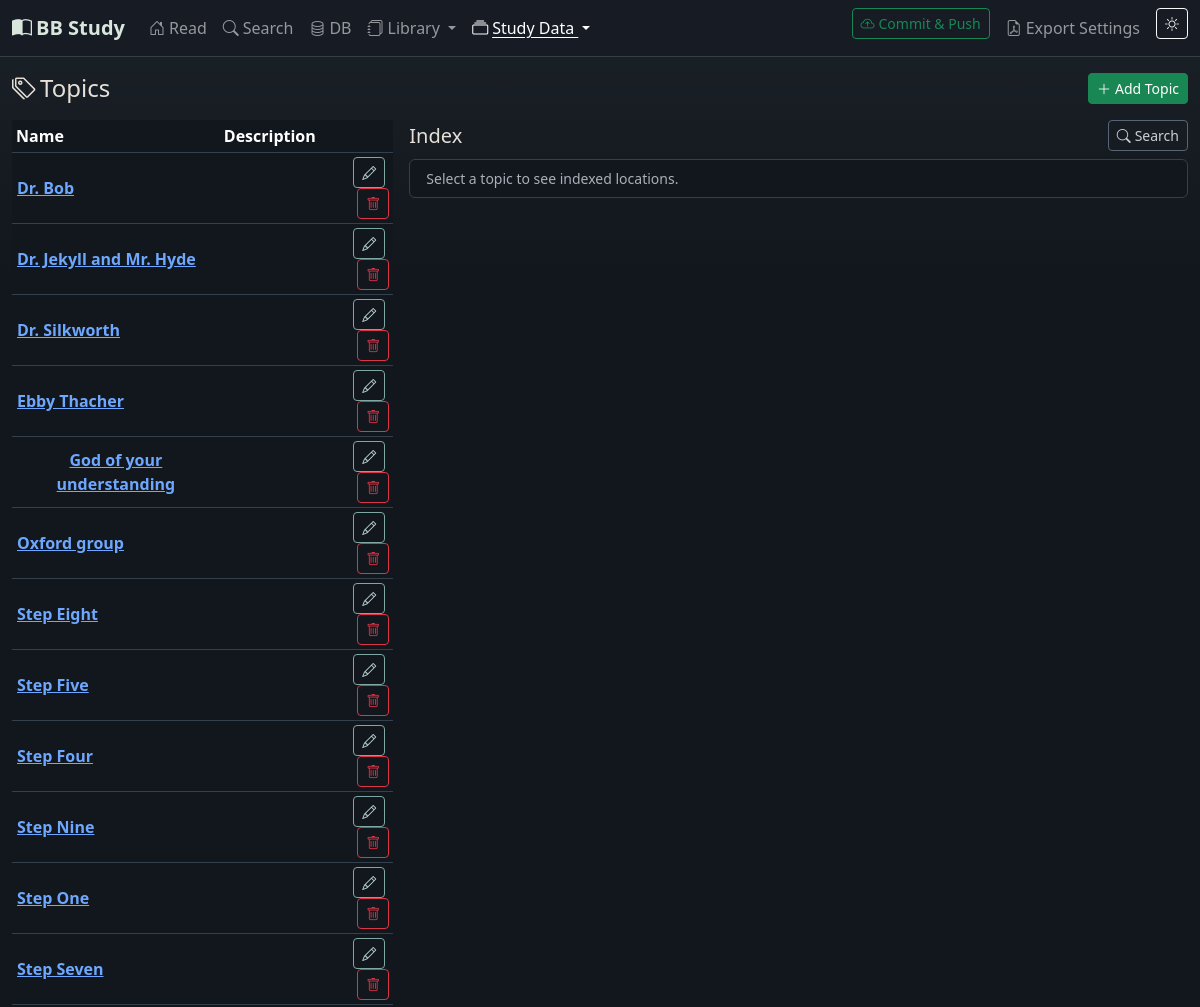
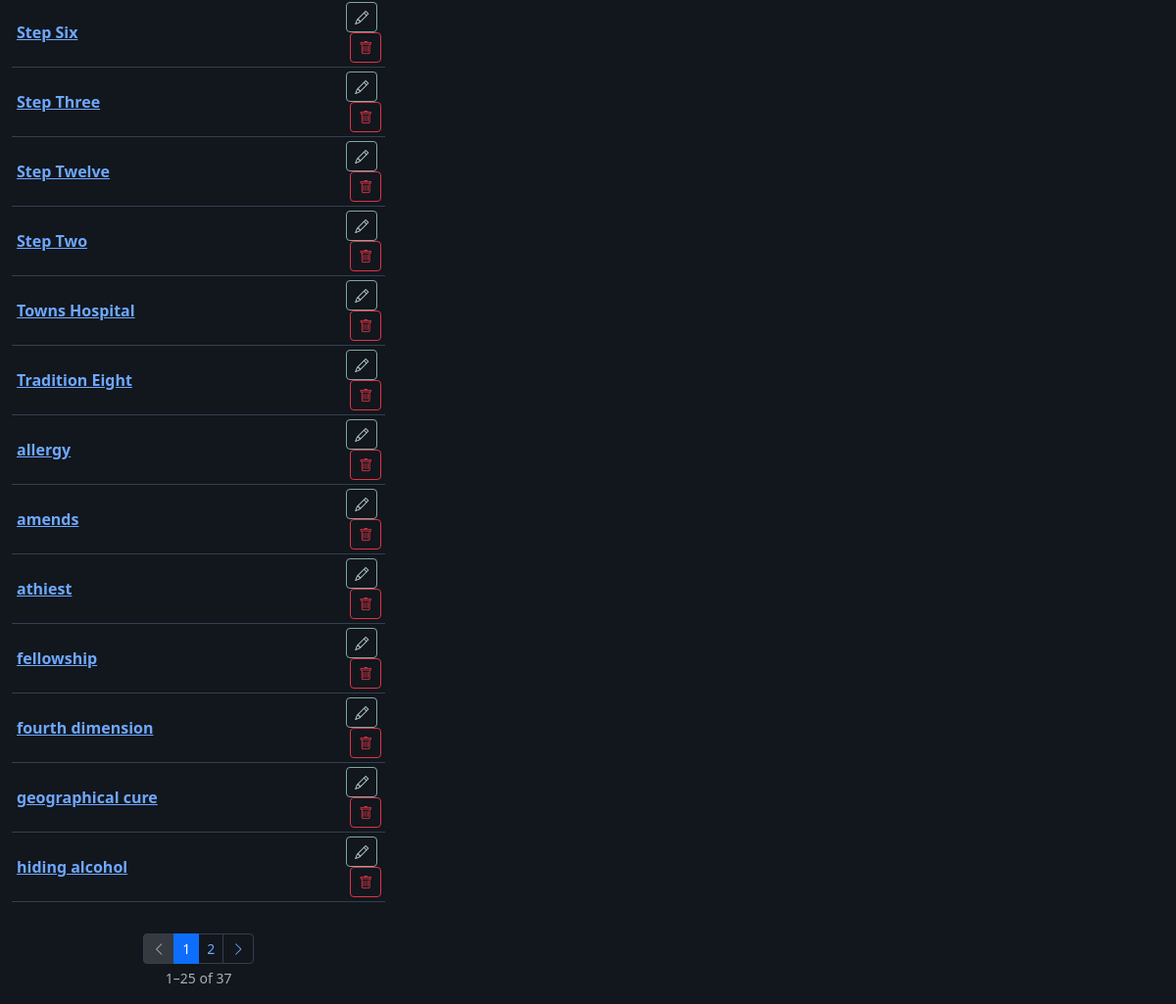
/topics, run on an earlier commit of the app's database (2 pictures, top to bottom).
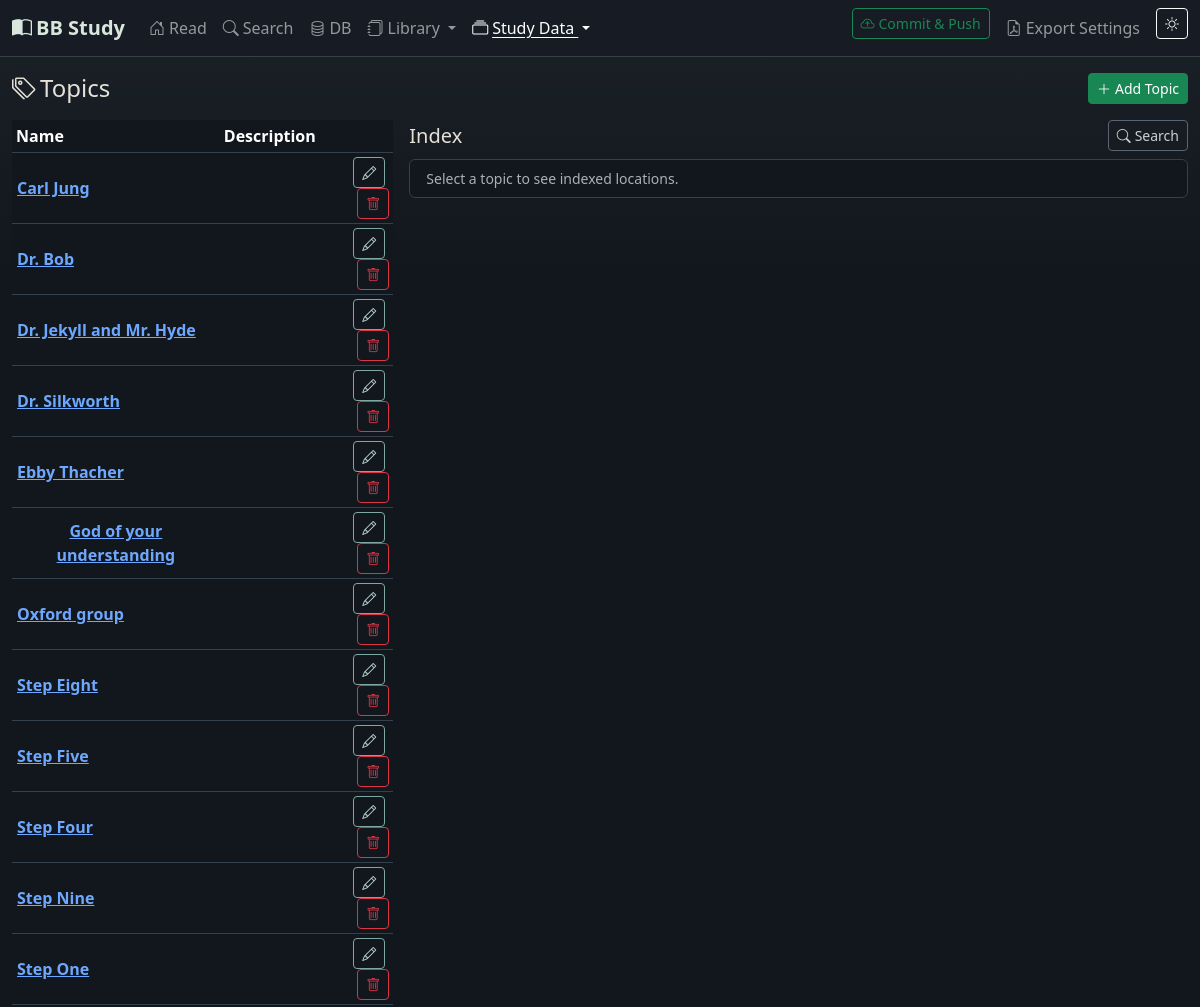
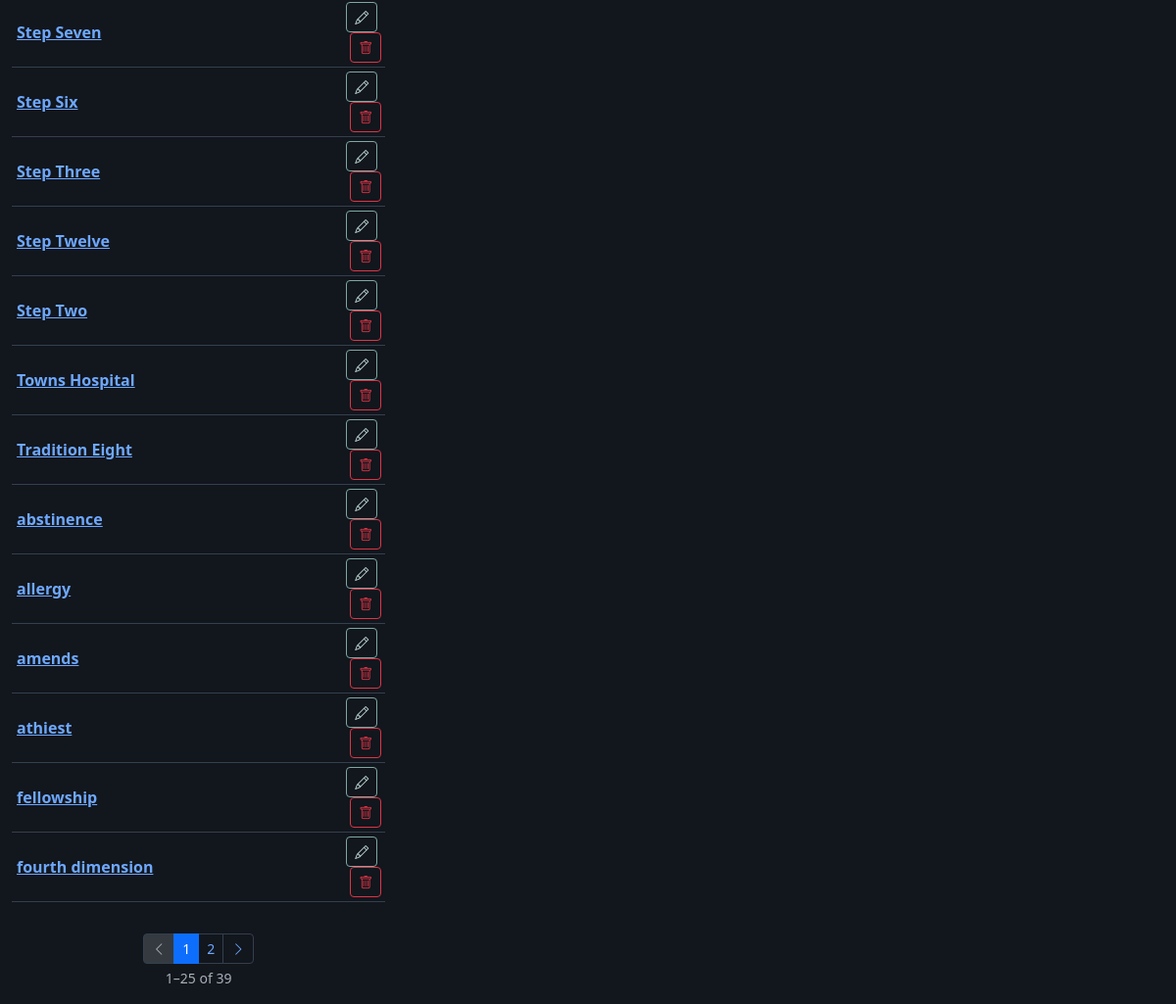
And on a later commit of the database (2 pictures, top to bottom).
### app/models.py (models this page shows)
class Topic(db.Model):
    __tablename__ = 'topics'
    id = db.Column(db.Integer, primary_key=True)
    name = db.Column(db.String(200), unique=True, nullable=False)
    description = db.Column(db.Text)
    created_at = db.Column(db.DateTime, default=datetime.utcnow)
    content_links = db.relationship('ContentTopic', backref='topic', lazy=True, cascade='all, delete-orphan')
    def to_dict(self):
        return {
            'id': self.id,
            'name': self.name,
            'description': self.description,
            'created_at': self.created_at.isoformat() if self.created_at else None,
        }

### app/routes/main.py (the view)
@main_bp.route('/topics')
def topics():
    from ..models import Topic
    pg = request.args.get('pg', 1, type=int)
    pagination = Topic.query.order_by(Topic.name).paginate(page=pg, per_page=25, error_out=False)
    books = Book.query.order_by(Book.title).all()
    return render_template('topics.html', theme=get_theme(), topics=pagination.items,
                           pagination=pagination, books=books)

### app/routes/main.py (called while the page is built)
def get_theme():
    s = Setting.query.filter_by(key='theme').first()
    return s.value

### app/templates/topics.html (shortened to what this page needs)
{% extends 'base.html' %}
{% from '_pagination.html' import render as paginate %}
{% block content %}
<div class="d-flex justify-content-between align-items-center mb-3">
  <h4 class="mb-0"><i class="bi bi-tags me-1"></i>Topics</h4>
  <button class="btn btn-sm btn-success" data-bs-toggle="modal" data-bs-target="#topicModal" onclick="openTopicModal()">
    <i class="bi bi-plus-lg me-1"></i>Add Topic
  </button>
</div>
<div class="row g-3">
  <div class="col-lg-4">
    <div class="table-responsive">
      <table class="table table-hover align-middle table-sm">
        <thead>
          <tr><th>Name</th><th>Description</th><th></th></tr>
        </thead>
        <tbody>
          {% for topic in topics %}
          <tr data-id="{{ topic.id }}">
            <td><button class="btn btn-link p-0 fw-semibold" onclick="loadTopicIndex({{ topic.id }}, '{{ topic.name|e }}')">{{ topic.name }}</button></td>
            <td class="small text-muted">{{ topic.description or '' }}</td>
            <td class="text-end">
              <button class="btn btn-sm btn-outline-primary me-1" onclick='openTopicModal({{ topic.to_dict()|tojson }})'><i class="bi bi-pencil"></i></button>
              <button class="btn btn-sm btn-outline-danger" onclick="deleteTopic({{ topic.id }})"><i class="bi bi-trash"></i></button>
            </td>
          </tr>
          {% else %}
          <tr><td colspan="3" class="text-muted text-center">No topics yet.</td></tr>
          {% endfor %}
        </tbody>
      </table>
    </div>
    {{ paginate(pagination, 'main.topics') }}
  </div>
  <div class="col-lg-8">
    <div class="d-flex justify-content-between align-items-center mb-2">
      <h5 class="mb-0" id="indexTitle">Index</h5>
      <a class="btn btn-sm btn-outline-secondary" href="{{ url_for('main.search') }}"><i class="bi bi-search me-1"></i>Search</a>
    </div>
    <div id="topicIndex" class="list-group small">
      <div class="list-group-item text-muted">Select a topic to see indexed locations.</div>
    </div>
  </div>
</div>
{% endblock %}

What changed in the data, as far as the page shows it:
no longer on this page (row unchanged): Topic: name "geographical cure"
no longer on this page (row unchanged): Topic: name "hiding alcohol"
added Topic: name "Carl Jung"
added Topic: name "abstinence"
Also different on the page:
{{ pagination.total }}: "37" → "39"
